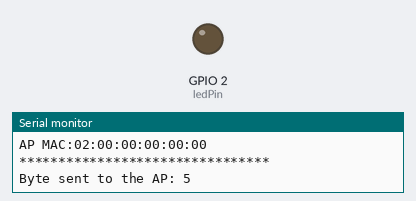
The sketch below on a simulated ESP8266 (Wemos D1 mini). On the bench: output pins drawn as LEDs (lit = HIGH), the last lines printed to the serial monitor. WiFi joins after 1.5 s; servers stay silent unless stated.

Above: at 2.1 s.
At 7.0 s:
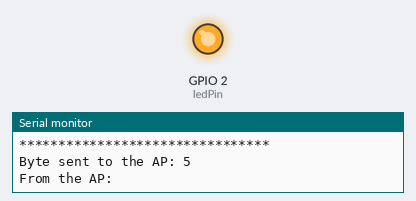
Timing chart, 0 to 8.9 s (numbered marks = the images above):
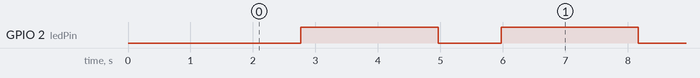

Measured:
- by itself, GPIO 2 (ledPin): alternates HIGH for 2.2 s and LOW for 1.0 s

The sketch:

B2_WifiReceiver_StationPoint_Client.ino
```cpp
#include <ESP8266WiFi.h>
/*
 * https://blog.zairza.in/esp8266-to-esp8266-communication-without-a-router-fe9642b93292
 */

byte ledPin = 2;
char ssid[] = "Wemos_AP";           // SSID of your AP
char pass[] = "Wemos_comm";         // password of your AP
IPAddress server(192,168,4,15);     // IP address of the AP
WiFiClient client;

void setup() {
  Serial.begin(9600);
  WiFi.mode(WIFI_STA);
  WiFi.begin(ssid, pass);           // connects to the WiFi AP
  Serial.println("\nConnection to the AP");
  while (WiFi.status() != WL_CONNECTED) {
    Serial.print(".");
    delay(500);
  }
  Serial.println("\nConnected");
  Serial.println("station_bare_01.ino");
  Serial.print("LocalIP:"); Serial.println(WiFi.localIP());
  Serial.println("MAC:" + WiFi.macAddress());
  Serial.print("Gateway:"); Serial.println(WiFi.gatewayIP());
  Serial.print("AP MAC:"); Serial.println(WiFi.BSSIDstr());
  pinMode(ledPin, OUTPUT);
}

void loop() {
  client.connect(server, 80);
  digitalWrite(ledPin, LOW);
  Serial.println("********************************");
  Serial.print("Byte sent to the AP: ");
  Serial.println(client.print("Anyo\r"));
  String answer = client.readStringUntil('\r');
  Serial.println("From the AP: " + answer);
  client.flush();
  digitalWrite(ledPin, HIGH);
  client.stop();
  delay(2000);
}
```
